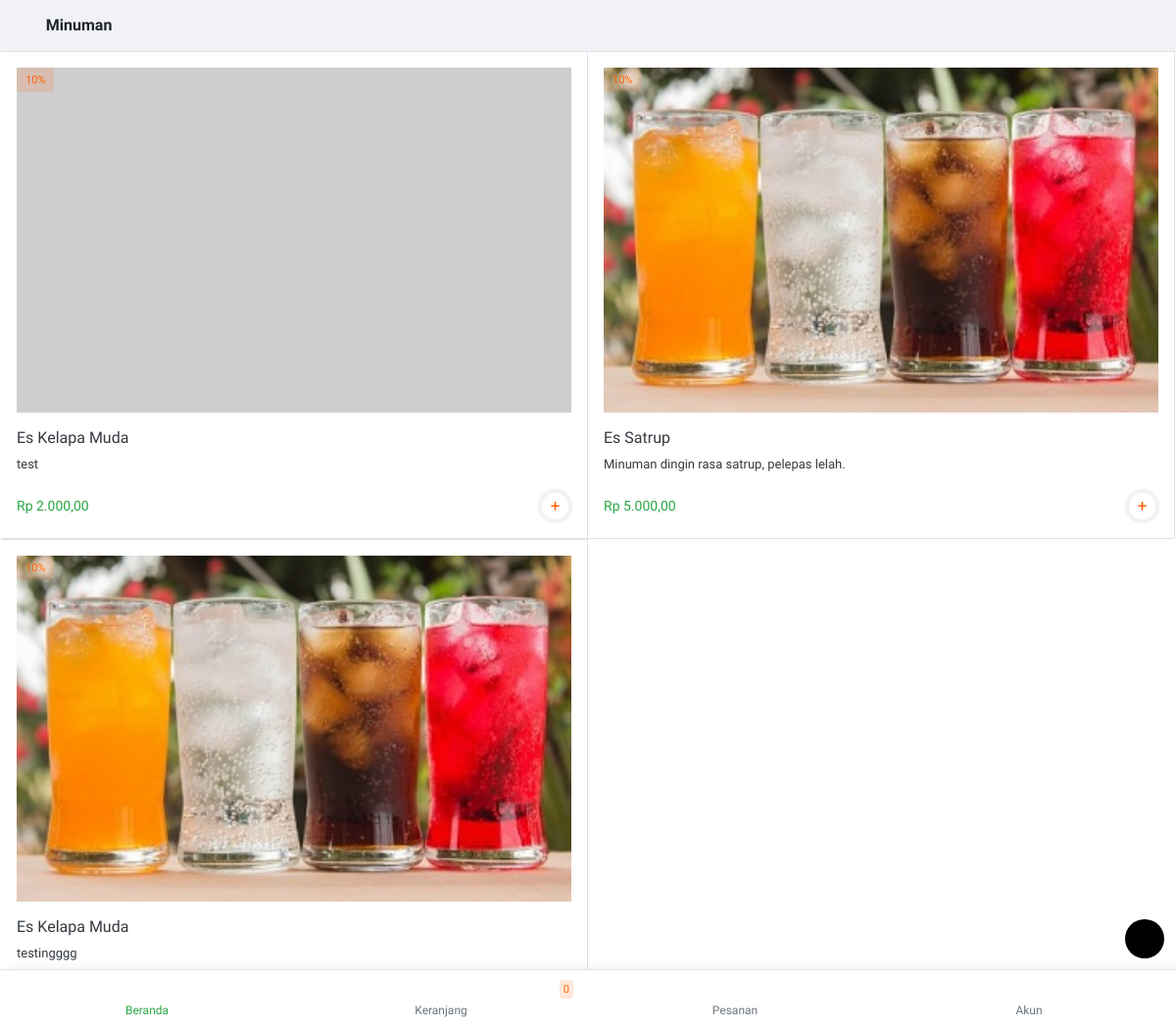
The page /beranda/kategori/minuman on the database its author committed.
### tables this page shows
CREATE TABLE `tb_produk` (
  `id_produk` int(11) NOT NULL,
  `id_kategori` int(11) NOT NULL,
  `nama_produk` varchar(50) NOT NULL,
  `harga` varchar(50) NOT NULL,
  `harga_promosi` varchar(50) NOT NULL,
  `deskripsi` text NOT NULL,
  `gambar` varchar(100) NOT NULL,
  `promosi` int(11) NOT NULL,
  `terlaris` int(11) NOT NULL
);

### application/controllers/beranda.php (called while the page is built, shortened)
<?php
class Beranda extends CI_Controller {
	function __construct(){
		$this->load->model('mberanda');
	}
	public function kategori()
	{
		$data['nama_kategori'] = $this->uri->segment(3);
		$data['data_perkategori'] = $this->mberanda->get_perkategori($id=$this->uri->segment(3));
		$this->load->view('tema/head');
		$this->load->view('kategori',$data);
		$this->load->view('tema/menu');
		$this->load->view('tema/footer');
	}
}

### index.php (called while the page is built, shortened)
<?php
require_once BASEPATH.'core/CodeIgniter.php';

### application/models/mberanda.php (called while the page is built, shortened)
<?php if ( ! defined('BASEPATH')) exit('No direct script access allowed');
class Mberanda extends CI_Model {
public function get_perkategori($id)
	{
		$query = $this->db->query("SELECT * FROM `tb_kategori` JOIN tb_produk ON tb_kategori.id_kategori=tb_produk.id_kategori WHERE tb_kategori.nama_kategori='$id' ORDER BY `tb_kategori`.`id_kategori` DESC");
		return $query;
	}
}

### application/views/kategori.php (the view)
<div class="osahan-listing">
	<div class="p-3">
		<div class="d-flex align-items-center">
			<a class="font-weight-bold text-success text-decoration-none" href="<?= site_url() ?>beranda"><i
						class="icofont-rounded-left back-page"></i></a><span
					class="font-weight-bold ml-3 h6 mb-0"><?= ucfirst($nama_kategori); ?></span>
		</div>
	</div>
	<div class="osahan-listing px-3 bg-white">
		<div class="row">
			<?php foreach ($data_perkategori->result() as $data): ?>
				<div class="col-6 p-0 border-right border-bottom border-top">
					<div class="list-card-image">
						<a href="" class="text-dark">
							<div class="member-plan position-absolute"><span class="badge m-3 badge-danger">10%</span>
							</div>
							<div class="p-3">
								<img src="<?= base_url() ?>file/<?= $data->gambar; ?>"
									 class="img-fluid item-img w-100 mb-3">
								<h6><?= $data->nama_produk; ?></h6>
								<p><?= $data->deskripsi; ?></p>
								<div class="d-flex align-items-center">
									<h6 class="price m-0 text-success"><?= "Rp " . number_format($data->harga, 2, ',', '.'); ?></h6>
									<a href="javascript:void(0)" data-id="<?= $data->id_produk ?>"
									   id="btn-add-cart"
									   class="btn btn-success btn-sm ml-auto">+
									</a>
								</div>
							</div>
						</a>
					</div>
				</div>
			<?php endforeach; ?>
		</div>
	</div>
</div>

### assets2/css/style.css (style rules this page uses)
body { font-family: 'Ubuntu', sans-serif; font-size: 13px; background-color: #f0f2f5; }
.back-page { font-size: 19px; vertical-align: bottom; }
div,a { outline: none !important; text-decoration: none !important; }
.fixed-bottom-padding { padding-bottom: 59px; }
.list-card-image .price { font-size: 14px; }
.list-card-image a.btn { border: 3px solid #f1f2f5; width: 33px; background: #fff; height: 33px; border-radius: 50px !important; color: #ff6000; font-size: 17px; box-shadow: 0px 0px 3px #dedede; line-height: 0px; text-align: center; padding: 0px; display: flex; align-items: center; justify-content: center; }
.btn-success { background: #28a745; background: -moz-linear-gradient(-45deg, #28a745 0%, #5ad363 100%); background: -webkit-linear-gradient(-45deg, #28a745 0%,#5ad363 100%); background: linear-gradient(135deg, #28a745 0%,#5ad363 100%); filter: progid:DXImageTransform.Microsoft.gradient( startColorstr='#28a745', endColorstr='#5ad363',GradientType=1 ); ; }
.btn { font-size: 13px; }
.badge { font-size: 11px; padding: 7px 9px; font-weight: 500; }
.badge-danger { color: #ff6000; background-color: rgb(255 96 0 / 15%); }

### application/views/tema/head.php (style rules this page uses)
html, body, #map_canvas { width: 100%; height: 100%; margin: 0; padding: 0; }

### rows shown on the page
tb_produk: gambar (picture), nama_produk "Es Kelapa Muda", deskripsi "test", harga "2.000,00"
tb_produk: gambar (picture), nama_produk "Es Satrup", deskripsi "Minuman dingin rasa satrup, pelepas lelah.", harga "5.000,00"
tb_produk: gambar (picture), nama_produk "Es Kelapa Muda", deskripsi "testingggg"

### other values the page prints
$nama_kategori "Minuman"
